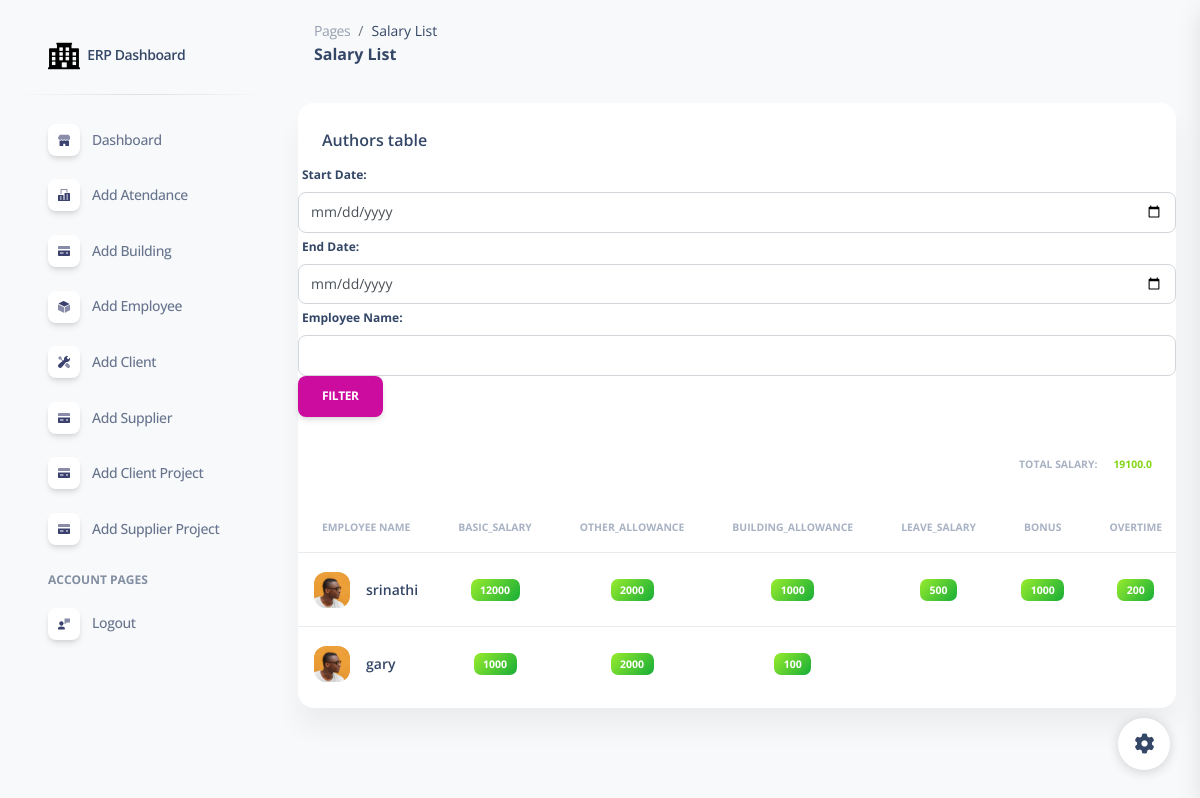
/salary_list/ (signed in), run on the app's committed database.
### erpapp/models.py (models this page shows)
class Salary(models.Model):
    employee_name = models.ForeignKey(Employee ,on_delete=models.CASCADE)
    basic_salary = models.CharField(max_length=255)
    date=models.DateField()
    other_allowance = models.CharField(max_length=255)
    building_allowance = models.CharField(max_length=255)
    leave_salary = models.CharField(max_length=255)
    bonus = models.CharField(max_length=255)
    overtime = models.CharField(max_length=255)
    ticket = models.CharField(max_length=255)
    lop = models.CharField(max_length=255)
    damage_deduct = models.CharField(max_length=255)
    other_deduct = models.CharField(max_length=255)
    def calculate_total(self):
        basic_salary = float(self.basic_salary) if self.basic_salary else 0
        other_allowance = float(self.other_allowance) if self.other_allowance else 0
        building_allowance = float(self.building_allowance) if self.building_allowance else 0
        leave_salary = float(self.leave_salary) if self.leave_salary else 0
        bonus = float(self.bonus) if self.bonus else 0
        overtime = float(self.overtime) if self.overtime else 0
        ticket = float(self.ticket) if self.ticket else 0
        lop = float(self.lop) if self.lop else 0
        damage_deduct = float(self.damage_deduct) if self.damage_deduct else 0
        other_deduct = float(self.other_deduct) if self.other_deduct else 0
        total = (
            basic_salary +
            other_allowance +
            building_allowance +
            leave_salary +
            bonus +
            overtime +
            ticket -
            lop -
            damage_deduct -
            other_deduct
        )
        return total

class Employee(models.Model):
    employeename = models.CharField(max_length=255)
    date_of_joining = models.CharField(max_length=225)
    passport_number = models.CharField(max_length=255)
    passport_expirydate =  models.CharField(max_length=255)
    emirate_expirydate =  models.CharField(max_length=255)
    operatorcard_expirydate = models.CharField(max_length=255)
    date_of_releiving = models.CharField(max_length=255)
    def __str__(self):
        return self.employeename

### erpapp/views.py (the view)
# urls.py: path('salary_list/',salary_list,name='salary_list'),
@login_required
def salary_list(request):
    if request.method == 'GET':
        start_date_str = request.GET.get('start_date')
        end_date_str = request.GET.get('end_date')
        employee_name = request.GET.get('employee_name')
        date_format = '%Y-%m-%d'
        salary = Salary.objects.all()
        if start_date_str and end_date_str:
            start_date = datetime.strptime(start_date_str, date_format)
            end_date = datetime.strptime(end_date_str, date_format)
            salary = Salary.objects.filter(date__range=(start_date, end_date))
        if employee_name:
            salary = salary.filter(employee_name__employeename=employee_name)
        total_salary = sum(entry.calculate_total() for entry in salary)
    return render(request, 'salary_list.html', {'salary': salary,'total_salary':total_salary})

### erpapp/templates/salary_list.html (shortened to what this page needs)
{% extends 'base.html' %}
{% load static %}
{% block content %}
<!DOCTYPE html>
<html lang="en">
<head>
  <link href="{% static  'css/nucleo-icons.css' %}" rel="stylesheet" />
  <link href="{% static  'css/nucleo-svg.css' %}" rel="stylesheet" />
  <link href="{% static '/css/nucleo-svg.css' %}" rel="stylesheet" />
  <link id="pagestyle" href="{% static 'css/soft-ui-dashboard.css' %}" rel="stylesheet" />
</head>
<body class="g-sidenav-show  bg-gray-100">
  <aside class="sidenav navbar navbar-vertical navbar-expand-xs border-0 border-radius-xl my-3 fixed-start ms-3 " id="sidenav-main">
    <div class="sidenav-header">
      <a class="navbar-brand m-0" href="#" target="_blank">
        <img src="{% static '/img/logo-ct.png' %}" class="navbar-brand-img h-100" alt="main_logo">
        <span class="ms-1 font-weight-bold">ERP Dashboard</span>
      </a>
    </div>
    <hr class="horizontal dark mt-0">
    <div class="collapse navbar-collapse  w-auto  max-height-vh-100 h-100" id="sidenav-collapse-main">
      <ul class="navbar-nav">
        <li class="nav-item">
          <a class="nav-link" href="/">
            <div class="icon icon-shape icon-sm shadow border-radius-md bg-white text-center me-2 d-flex align-items-center justify-content-center">
            </div>
            <span class="nav-link-text ms-1">Dashboard</span>
          </a>
        </li>
        <li class="nav-item">
          <a class="nav-link  " href="/add_attendance">
            <div class="icon icon-shape icon-sm shadow border-radius-md bg-white text-center me-2 d-flex align-items-center justify-content-center">
            </div>
            <span class="nav-link-text ms-1">Add Atendance</span>
          </a>
        </li>
        <li class="nav-item">
          <a class="nav-link  " href="/add_building">
            <div class="icon icon-shape icon-sm shadow border-radius-md bg-white text-center me-2 d-flex align-items-center justify-content-center">
            </div>
            <span class="nav-link-text ms-1">Add Building</span>
          </a>
        </li>
        <li class="nav-item">
          <a class="nav-link  " href="/add_employee">
            <div class="icon icon-shape icon-sm shadow border-radius-md bg-white text-center me-2 d-flex align-items-center justify-content-center">
            </div>
            <span class="nav-link-text ms-1">Add Employee</span>
          </a>
        </li>
        <li class="nav-item">
          <a class="nav-link  " href="/add_client">
            <div class="icon icon-shape icon-sm shadow border-radius-md bg-white text-center me-2 d-flex align-items-center justify-content-center">
            </div>
            <span class="nav-link-text ms-1">Add Client</span>
          </a>
        </li>
        <li class="nav-item">
          <a class="nav-link  " href="/add_supplier">
            <div class="icon icon-shape icon-sm shadow border-radius-md bg-white text-center me-2 d-flex align-items-center justify-content-center">
            </div>
            <span class="nav-link-text ms-1">Add Supplier</span>
          </a>
        </li>
        <li class="nav-item">
          <a class="nav-link  " href="/add_project">
            <div class="icon icon-shape icon-sm shadow border-radius-md bg-white text-center me-2 d-flex align-items-center justify-content-center">
            </div>
            <span class="nav-link-text ms-1">Add Client Project</span>
          </a>
        </li>
        <li class="nav-item">
          <a class="nav-link  " href="/supplierproject/add/">
            <div class="icon icon-shape icon-sm shadow border-radius-md bg-white text-center me-2 d-flex align-items-center justify-content-center">
            </div>
            <span class="nav-link-text ms-1">Add Supplier Project</span>
          </a>
        </li>
        <li class="nav-item mt-3">
          <h6 class="ps-4 ms-2 text-uppercase text-xs font-weight-bolder opacity-6">Account pages</h6>
        </li>
        <li class="nav-item">
          <a class="nav-link  " href="{% url 'logout' %}">
            <div class="icon icon-shape icon-sm shadow border-radius-md bg-white text-center me-2 d-flex align-items-center justify-content-center">
            </div>
            <span class="nav-link-text ms-1">Logout</span>
          </a>
        </li>
        </ul>
    </div>
  </aside>
<main class="main-content position-relative max-height-vh-100 h-100 mt-1 border-radius-lg ">
    <nav class="navbar navbar-main navbar-expand-lg px-0 mx-4 shadow-none border-radius-xl" id="navbarBlur" navbar-scroll="true">
      <div class="container-fluid py-1 px-3">
        <nav aria-label="breadcrumb">
          <ol class="breadcrumb bg-transparent mb-0 pb-0 pt-1 px-0 me-sm-6 me-5">
            <li class="breadcrumb-item text-sm"><a class="opacity-5 text-dark" href="javascript:;">Pages</a></li>
            <li class="breadcrumb-item text-sm text-dark active" aria-current="page">Salary List</li>
          </ol>
          <h6 class="font-weight-bolder mb-0">Salary List</h6>
        </nav>
      </div>
    </nav>
    <div class="container-fluid py-4">
      <div class="row">
        <div class="col-12">
          <div class="card mb-4">
            <div class="card-header pb-0">
              <h6>Authors table</h6>
            </div>
            <div class="card-body px-0 pt-0 pb-2">
              <form method="get" action="{% url 'salary_list' %}">
                <label for="start_date">Start Date:</label>
                <input type="date" class="form-control" name="start_date">
                <label for="end_date">End Date:</label>
                <input type="date" class="form-control" name="end_date">
                <label for="employeename">Employee Name:</label>
                <input type="text" class="form-control" name="employee_name">
                <button class="btn btn-primary" type="submit">Filter</button>
            </form>
              <div class="table-responsive p-0">
                <table class="table align-items-center mb-0">
                  <thead>
                    <tr>
                      <th class="text-uppercase text-secondary text-xxs font-weight-bolder opacity-7">Employee Name</th>
                      <th class="text-uppercase text-secondary text-xxs font-weight-bolder opacity-7">basic_salary</th>
                      <th class="text-uppercase text-secondary text-xxs font-weight-bolder opacity-7">other_allowance</th>
                      <th class="text-uppercase text-secondary text-xxs font-weight-bolder opacity-7">building_allowance</th>
                      <th class="text-uppercase text-secondary text-xxs font-weight-bolder opacity-7">leave_salary</th>
                      <th class="text-uppercase text-secondary text-xxs font-weight-bolder opacity-7">bonus</th>
                      <th class="text-uppercase text-secondary text-xxs font-weight-bolder opacity-7">overtime</th>
                    </tr>
                  </thead>
                  <tbody>
                    {% for salary in salary %}
                    <tr>
                      <td>
                        <div class="d-flex px-2 py-1">
                          <div>
                            <img src="{% static '/img/team-2.jpg' %}" class="avatar avatar-sm me-3" alt="user1">
                          </div>
                          <div class="d-flex flex-column justify-content-center">
                            <h6 class="mb-0 text-sm">{{ salary.employee_name }}</h6>
                         </div>
                         <td class="align-middle text-center text-sm">
                            <span class="badge badge-sm bg-gradient-success">{{ salary.basic_salary }}</span>
                          </td>
                          <td class="align-middle text-center text-sm">
                            <span class="badge badge-sm bg-gradient-success">{{ salary.other_allowance }}</span>
                          </td>
                          <td class="align-middle text-center text-sm">
                            <span class="badge badge-sm bg-gradient-success">{{ salary.building_allowance }}</span>
                          </td>
                          <td class="align-middle text-center text-sm">
                            <span class="badge badge-sm bg-gradient-success">{{ salary.leave_salary }}</span>
                          </td>
                          <td class="align-middle text-center text-sm">
                            <span class="badge badge-sm bg-gradient-success">{{ salary.bonus }}</span>
                          </td>
                          <td class="align-middle text-center text-sm">
                            <span class="badge badge-sm bg-gradient-success">{{ salary.overtime }}</span>
                          </td>
                        </div>
                      </td>
                    </tr>
                    {% endfor %}
                    <div class="card-footer d-flex justify-content-end">
                      <h5 class="text-uppercase text-secondary text-xxs font-weight-bolder opacity-7 me-3">Total Salary:</h5>
                      <h5 class="text-uppercase text-success text-xxs font-weight-bolder">{{ total_salary|default:0 }}</h5>
                  </div>
                  </tbody>
                </table>
              </div>
            </div>
          </div>
        </div>
      </div>
{% endblock %}

### erpapp/static/css/nucleo-svg.css (style rules this page uses)
.icon { display: inline-block; color: #111111; height: 1em; width: 1em; }
.icon-sm { height: 0.8em; width: 0.8em; }
.icon { fill: currentColor; stroke: none; }

### data on the page
Salary: employee_name "srinathi", basic_salary "12000", other_allowance "2000", building_allowance "1000", leave_salary "500", bonus "1000", overtime "200"
Salary: employee_name "gary", basic_salary "1000", other_allowance "2000", building_allowance "100"

### other printed values
{{ total_salary|default:0 }} "19100.0"
